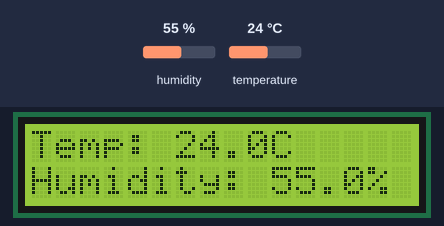
Bench run of a sketch on a simulated Arduino Uno, built with avr-gcc and run on an emulated ATmega328P. Parts: 16×2 character LCD. Inputs (shaded band) come from the test bench; at power-on: humidity 55 %, temperature 24 °C.

Above: at 1.2 s.
1.3 s: humidity set to 22 %
At 2.6 s:
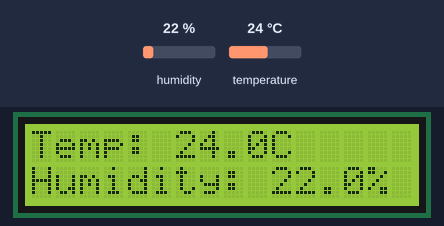
4.0 s: temperature set to 12 °C
At 5.1 s:
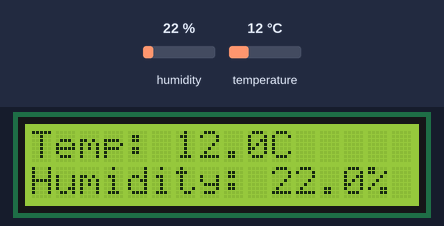
6.7 s: humidity set to 40 %
At 9.0 s:
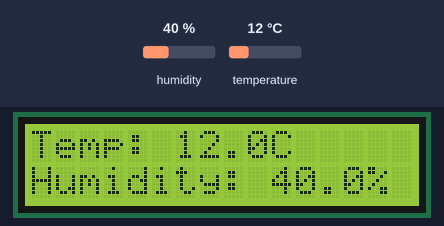
9.6 s: temperature set to 19 °C
At 11.5 s:
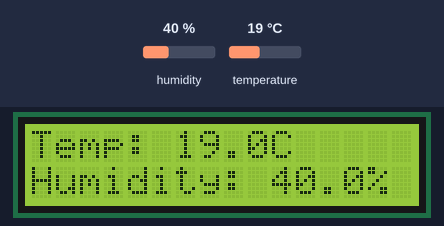
Timing chart, 0 to 13.0 s (numbered marks = the images above; inputs shaded):
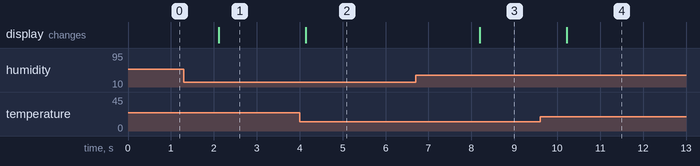

The sketch:

dht11.ino
```cpp
#include <DHT.h>
#include <LiquidCrystal.h>
#define DHTPIN 7
#define DHTTYPE DHT11

DHT dht(DHTPIN, DHTTYPE);

LiquidCrystal lcd(12, 11, 5, 4, 3, 2);

void setup() {
  dht.begin();
  lcd.begin(16, 2);
}

void loop() {
  float temperatureC = dht.readTemperature();
  float humidity = dht.readHumidity();
  lcd.setCursor(0, 0);
  lcd.print("Temp: ");
  lcd.print(temperatureC, 1);
  lcd.print("C");
  lcd.setCursor(0, 1);
  lcd.print("Humidity: ");
  lcd.print(humidity, 1);
  lcd.print("%");
  delay(2000);
}
```

Measured:
- after the input at 1.3 s, the display: changes after 0.82 s (image 1)
- after the input at 4.0 s, the display: changes after 0.14 s (image 2)
- after the input at 6.7 s, the display: changes after 1.5 s (image 3)
- after the input at 9.6 s, the display: changes after 0.63 s (image 4)
